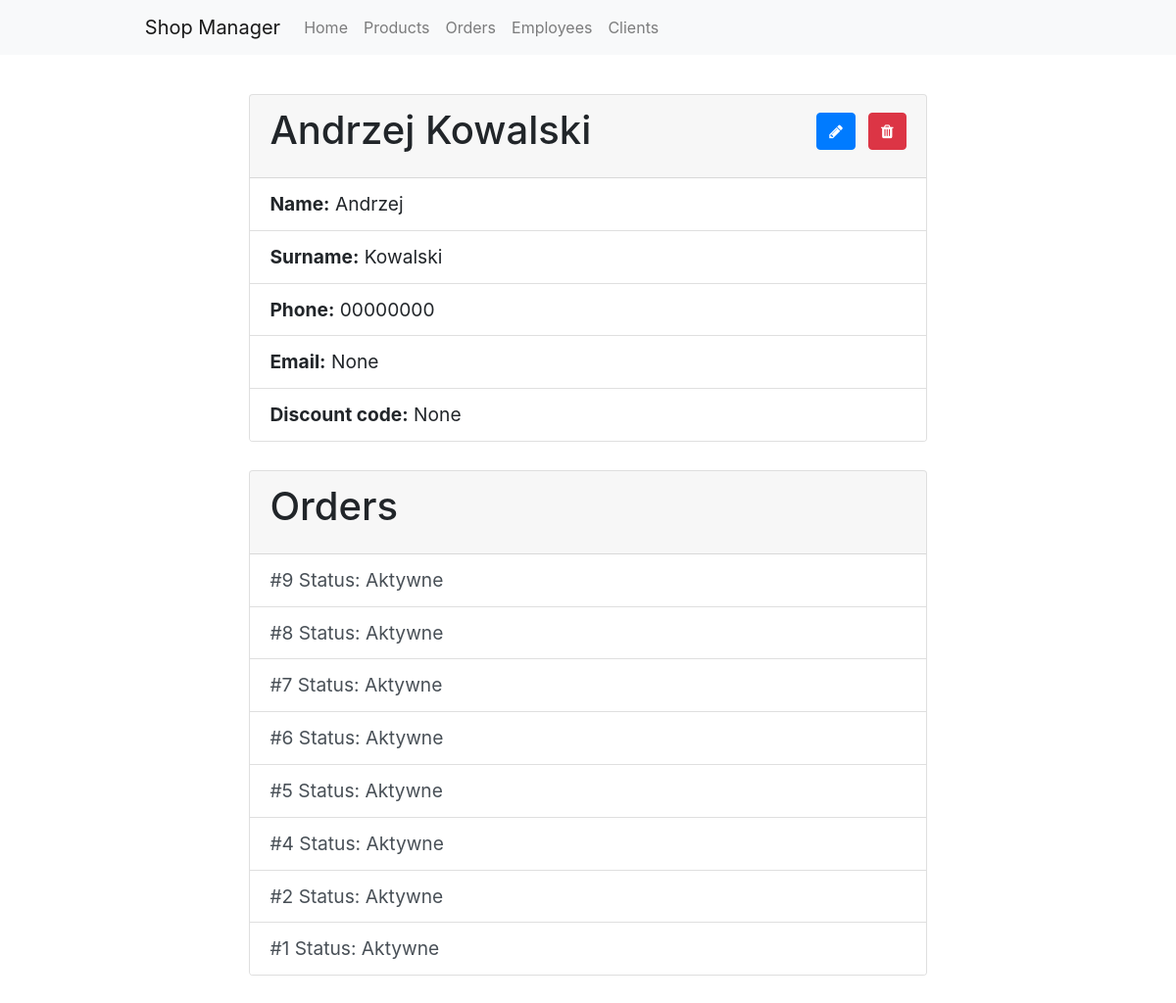
Page /clients/2/ on the committed database.
### clients/models.py (models this page shows)
class Client(models.Model):
    name = models.CharField(max_length=100, help_text="Please pass the client's name.")
    surname = models.CharField(max_length=100, help_text="Please pass the client's surname.")
    phone_number = models.CharField(max_length=9, help_text="Please pass the client's phone number.")
    email = models.EmailField(blank=True, null=True, help_text="Optional: Please pass the client's email.")
    discount_card_code = models.CharField(max_length=100, blank=True, null=True, help_text="Optional: Please pass the client's discount card code.")
    def __str__(self):
        return f'{self.name} {self.surname}'
    class Meta:
        ordering = ['name', 'surname', 'phone_number']

### orders/models.py (models this page shows)
class Order(models.Model):
    date = models.DateField(help_text="Please pass the date in YYYY-MM-DD format.")
    status = models.CharField(max_length=100, help_text="Please pass the status of the order.")
    comment = models.TextField(max_length=1000, blank=True, null=True, help_text="Optional: Please add some comments.")
    address = models.ForeignKey(Address, on_delete=models.SET_NULL, null=True, help_text="Please choose the address.")
    client = models.ForeignKey(Client, on_delete=models.SET_NULL, null=True, help_text="Please select the client. If client do not exist define the client in Clients section.")
    employee = models.ForeignKey(
        Employee, on_delete=models.SET_NULL, null=True, help_text="Please select the employee responsible for the order.")
    def __str__(self):
        return f'#{self.id} Status: {self.status}'
    class Meta:
        ordering = ['-id']

### clients/views.py (the view)
# urls.py: path('<int:pk>/', views.ClientDetailView.as_view(), name='client-detail'),
class ClientDetailView(generic.DetailView):
    model = Client
    def get_context_data(self, **kwargs):
        context = super().get_context_data(**kwargs)
        context['orders'] = Order.objects.filter(
            employee__id=self.kwargs['pk'])
        return context

### clients/templates/clients/client_detail.html
{% extends "base.html" %}
{% block content %}
    <div style="width: 90%; margin-left: 5%; font-size:1.2rem;">
        <div class="card" style="width: 80%; margin-left: 10%;">
            <div class="card-header">
              <a href="delete/" class="btn btn-danger" style="float: right; margin-top: 1%;"><span class="fa fa-trash"></span></a>
              <a href="update/" class="btn btn-primary" style="float: right; margin-right: 2%; margin-top: 1%;"><span class="fa fa-pencil"></span></a>
              <h1 class="card-title">{{ object }}</h1>
            </div>
            <ul class="list-group list-group-flush">
              <li class="list-group-item"><strong>Name:</strong> {{ object.name }}</li>
              <li class="list-group-item"><strong>Surname:</strong> {{ object.surname }}</li>
              <li class="list-group-item"><strong>Phone:</strong> {{ object.phone_number }}</li>
              <li class="list-group-item"><strong>Email:</strong> {{ object.email }}</li>
              <li class="list-group-item"><strong>Discount code:</strong> {{ object.discount_card_code }}</li>
            </ul>
        </div>
        {% if orders %}
        <br>
        <div class="card" style="width: 80%; margin-left: 10%;">
          <div class="card-header">
            <h1 class="card-title">Orders</h1>
          </div>
          <ul class="list-group list-group-flush">
            {% for order in orders %}
              <a class="list-group-item list-group-item-action" href="{% url 'orders:order-detail' order.id %}">{{ order }}</a>
            {% endfor %}
          </ul>
        </div>
        {% endif %}
        <br>
    </div>
{% endblock %}

### rows in the picture
Client: name+surname "Andrzej Kowalski", name "Andrzej", surname "Kowalski", phone_number "00000000", email "None", discount_card_code "None"
Order: id+status "#9 Status: Aktywne"
Order: id+status "#8 Status: Aktywne"
Order: id+status "#7 Status: Aktywne"
Order: id+status "#6 Status: Aktywne"
Order: id+status "#5 Status: Aktywne"
Order: id+status "#4 Status: Aktywne"
Order: id+status "#2 Status: Aktywne"
Order: id+status "#1 Status: Aktywne"
